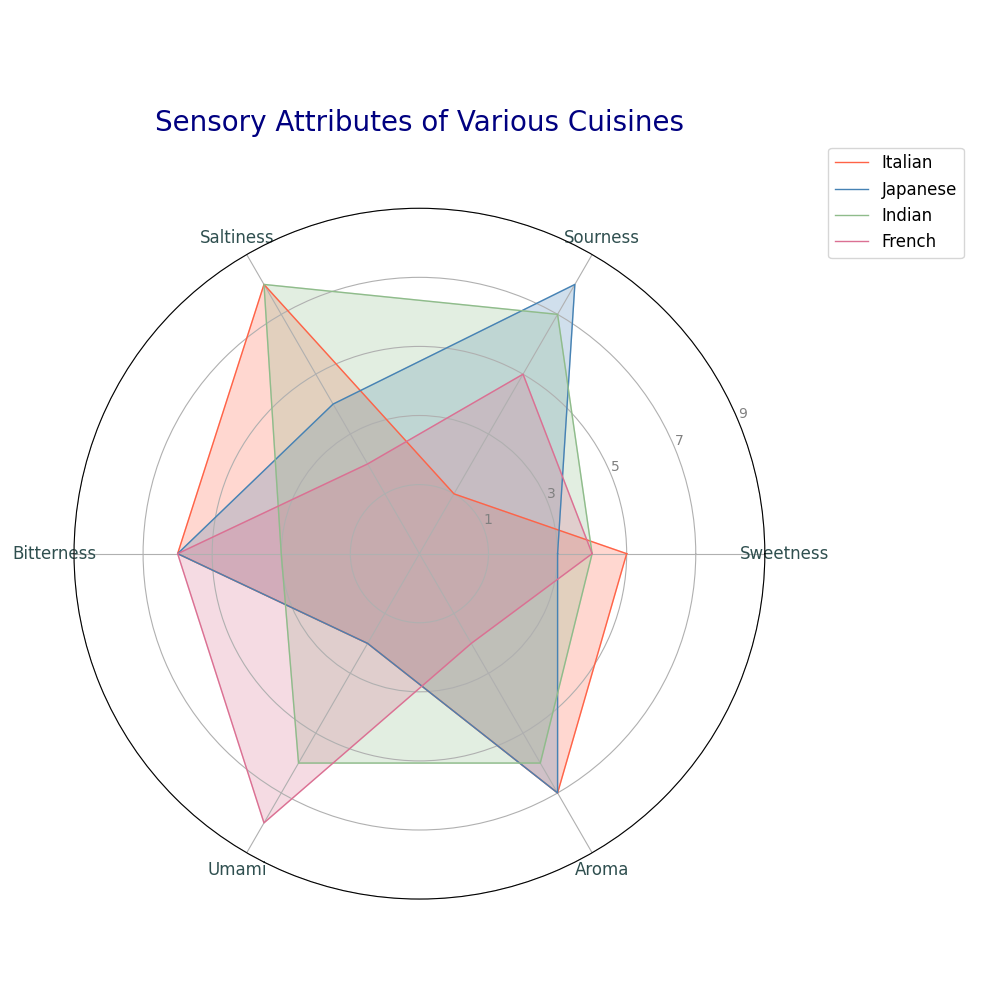

Reproduce this figure in Python.
import matplotlib.pyplot as plt
import numpy as np

attributes = ['Sweetness', 'Sourness', 'Saltiness', 'Bitterness', 'Umami', 'Aroma']
num_vars = len(attributes)

cuisine_italian = [6, 2, 9, 7, 3, 8]
cuisine_japanese = [4, 9, 5, 7, 3, 8]
cuisine_indian = [5, 8, 9, 4, 7, 7]
cuisine_french = [5, 6, 3, 7, 9, 3]

cuisine_italian += cuisine_italian[:1]
cuisine_japanese += cuisine_japanese[:1]
cuisine_indian += cuisine_indian[:1]
cuisine_french += cuisine_french[:1]

angles = np.linspace(0, 2 * np.pi, num_vars, endpoint=False).tolist()
angles += angles[:1]

fig, ax = plt.subplots(figsize=(10, 10), subplot_kw=dict(polar=True))

plt.xticks(angles[:-1], attributes, color='darkslategray', size=12)
ax.set_yticklabels(["1", "3", "5", "7", "9"], color='grey', size=10)
ax.set_ylim(0, 10)

colors = ['#FF6347', '#4682B4', '#8FBC8B', '#DB7093']
cuisines = [cuisine_italian, cuisine_japanese, cuisine_indian, cuisine_french]
cuisine_names = ['Italian', 'Japanese', 'Indian', 'French']

for data, name, color in zip(cuisines, cuisine_names, colors):
    ax.fill(angles, data, color=color, alpha=0.25)
    ax.plot(angles, data, linewidth=1, linestyle='-', label=name, color=color)

plt.title('Sensory Attributes of Various Cuisines', size=20, color='navy', y=1.1)
plt.legend(loc='upper right', bbox_to_anchor=(1.3, 1.1), fontsize=12)
plt.tight_layout()
plt.show()
